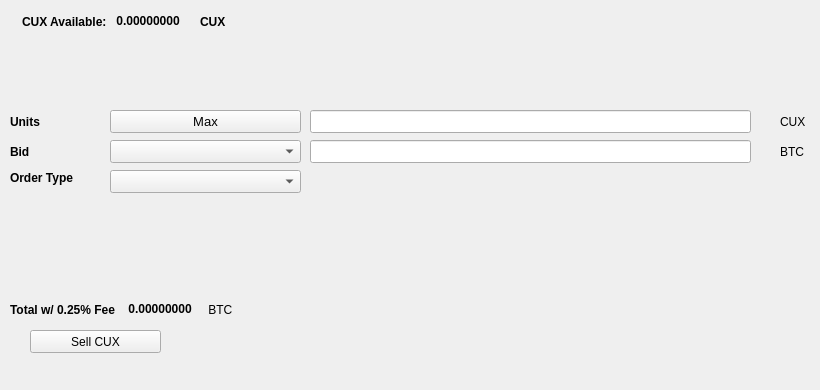
   <widget class="QWidget" name="SellTab">
    <attribute name="title">
     <string>Sell</string>
    </attribute>
    <widget class="QLabel" name="label_16">
     <property name="geometry">
      <rect>
       <x>780</x>
       <y>140</y>
       <width>31</width>
       <height>23</height>
      </rect>
     </property>
     <property name="text">
      <string>BTC</string>
     </property>
    </widget>
    <widget class="QComboBox" name="SellBidcomboBox">
     <property name="geometry">
      <rect>
       <x>110</x>
       <y>140</y>
       <width>191</width>
       <height>23</height>
      </rect>
     </property>
     <property name="font">
      <font>
       <pointsize>10</pointsize>
      </font>
     </property>
    </widget>
    <widget class="QLabel" name="label_18">
     <property name="geometry">
      <rect>
       <x>10</x>
       <y>110</y>
       <width>46</width>
       <height>23</height>
      </rect>
     </property>
     <property name="font">
      <font>
       <weight>75</weight>
       <bold>true</bold>
      </font>
     </property>
     <property name="text">
      <string>Units</string>
     </property>
    </widget>
    <widget class="QPushButton" name="Sell_Max_Amount">
     <property name="geometry">
      <rect>
       <x>110</x>
       <y>110</y>
       <width>191</width>
       <height>23</height>
      </rect>
     </property>
     <property name="font">
      <font>
       <pointsize>10</pointsize>
      </font>
     </property>
     <property name="text">
      <string>Max</string>
     </property>
    </widget>
    <widget class="QLabel" name="label_20">
     <property name="geometry">
      <rect>
       <x>10</x>
       <y>170</y>
       <width>91</width>
       <height>16</height>
      </rect>
     </property>
     <property name="font">
      <font>
       <weight>75</weight>
       <bold>true</bold>
      </font>
     </property>
     <property name="text">
      <string>Order Type</string>
     </property>
    </widget>
    <widget class="QComboBox" name="SellOrdertypeCombo">
     <property name="geometry">
      <rect>
       <x>110</x>
       <y>170</y>
       <width>191</width>
       <height>23</height>
      </rect>
     </property>
     <property name="font">
      <font>
       <pointsize>10</pointsize>
      </font>
     </property>
    </widget>
    <widget class="QLabel" name="label_21">
     <property name="geometry">
      <rect>
       <x>10</x>
       <y>140</y>
       <width>46</width>
       <height>23</height>
      </rect>
     </property>
     <property name="font">
      <font>
       <weight>75</weight>
       <bold>true</bold>
      </font>
     </property>
     <property name="text">
      <string>Bid</string>
     </property>
    </widget>
    <widget class="QLabel" name="label_22">
     <property name="geometry">
      <rect>
       <x>780</x>
       <y>110</y>
       <width>31</width>
       <height>23</height>
      </rect>
     </property>
     <property name="text">
      <string>CUX</string>
     </property>
    </widget>
    <widget class="QLineEdit" name="UnitsInputCUX">
     <property name="geometry">
      <rect>
       <x>310</x>
       <y>110</y>
       <width>441</width>
       <height>23</height>
      </rect>
     </property>
     <property name="font">
      <font>
       <pointsize>9</pointsize>
       <weight>75</weight>
       <bold>true</bold>
      </font>
     </property>
    </widget>
    <widget class="QLineEdit" name="SellBidPriceEdit">
     <property name="geometry">
      <rect>
       <x>310</x>
       <y>140</y>
       <width>441</width>
       <height>23</height>
      </rect>
     </property>
     <property name="font">
      <font>
       <pointsize>9</pointsize>
       <weight>75</weight>
       <bold>true</bold>
      </font>
     </property>
    </widget>
    <widget class="QPushButton" name="SellCUXBTN">
     <property name="geometry">
      <rect>
       <x>30</x>
       <y>330</y>
       <width>131</width>
       <height>23</height>
      </rect>
     </property>
     <property name="text">
      <string>Sell CUX</string>
     </property>
     <property name="icon">
      <iconset resource="../cruxcoin">
       <normaloff>:/icons/bitcoin</normaloff>:/icons/bitcoin</iconset>
     </property>
    </widget>
    <widget class="QWidget" name="layoutWidget3">
     <property name="geometry">
      <rect>
       <x>22</x>
       <y>12</y>
       <width>258</width>
       <height>19</height>
      </rect>
     </property>
     <layout class="QHBoxLayout" name="horizontalLayout">
      <item>
       <widget class="QLabel" name="label232_2">
        <property name="font">
         <font>
          <weight>75</weight>
          <bold>true</bold>
         </font>
        </property>
        <property name="text">
         <string>CUX Available:</string>
        </property>
       </widget>
      </item>
      <item>
       <widget class="QLabel" name="CUXAvailableLabel">
        <property name="palette">
         <palette>
          <active>
           <colorrole role="WindowText">
            <brush brushstyle="SolidPattern">
             <color alpha="255">
              <red>0</red>
              <green>0</green>
              <blue>0</blue>
             </color>
            </brush>
           </colorrole>
           <colorrole role="Button">
            <brush brushstyle="SolidPattern">
             <color alpha="255">
              <red>0</red>
              <green>170</green>
              <blue>0</blue>
             </color>
            </brush>
           </colorrole>
           <colorrole role="Light">
            <brush brushstyle="SolidPattern">
             <color alpha="255">
              <red>0</red>
              <green>255</green>
              <blue>0</blue>
             </color>
            </brush>
           </colorrole>
           <colorrole role="Midlight">
            <brush brushstyle="SolidPattern">
             <color alpha="255">
              <red>0</red>
              <green>212</green>
              <blue>0</blue>
             </color>
            </brush>
           </colorrole>
           <colorrole role="Dark">
            <brush brushstyle="SolidPattern">
             <color alpha="255">
              <red>0</red>
              <green>85</green>
              <blue>0</blue>
             </color>
            </brush>
           </colorrole>
           <colorrole role="Mid">
            <brush brushstyle="SolidPattern">
             <color alpha="255">
              <red>0</red>
              <green>113</green>
              <blue>0</blue>
             </color>
            </brush>
           </colorrole>
           <colorrole role="Text">
            <brush brushstyle="SolidPattern">
             <color alpha="255">
              <red>0</red>
              <green>170</green>
              <blue>0</blue>
             </color>
            </brush>
           </colorrole>
           <colorrole role="BrightText">
            <brush brushstyle="SolidPattern">
             <color alpha="255">
              <red>255</red>
              <green>255</green>
              <blue>255</blue>
             </color>
            </brush>
           </colorrole>
           <colorrole role="ButtonText">
            <brush brushstyle="SolidPattern">
             <color alpha="255">
              <red>0</red>
              <green>0</green>
              <blue>0</blue>
             </color>
            </brush>
           </colorrole>
           <colorrole role="Base">
            <brush brushstyle="SolidPattern">
             <color alpha="255">
              <red>255</red>
              <green>255</green>
              <blue>255</blue>
             </color>
            </brush>
           </colorrole>
           <colorrole role="Window">
            <brush brushstyle="SolidPattern">
             <color alpha="255">
              <red>0</red>
              <green>170</green>
              <blue>0</blue>
             </color>
            </brush>
           </colorrole>
           <colorrole role="Shadow">
            <brush brushstyle="SolidPattern">
             <color alpha="255">
              <red>0</red>
              <green>0</green>
              <blue>0</blue>
             </color>
            </brush>
           </colorrole>
           <colorrole role="AlternateBase">
            <brush brushstyle="SolidPattern">
             <color alpha="255">
              <red>127</red>
              <green>212</green>
              <blue>127</blue>
             </color>
            </brush>
           </colorrole>
           <colorrole role="ToolTipBase">
            <brush brushstyle="SolidPattern">
             <color alpha="255">
              <red>255</red>
              <green>255</green>
              <blue>220</blue>
             </color>
            </brush>
           </colorrole>
           <colorrole role="ToolTipText">
            <brush brushstyle="SolidPattern">
             <color alpha="255">
              <red>0</red>
              <green>0</green>
              <blue>0</blue>
             </color>
            </brush>
           </colorrole>
          </active>
          <inactive>
           <colorrole role="WindowText">
            <brush brushstyle="SolidPattern">
             <color alpha="255">
              <red>0</red>
              <green>0</green>
              <blue>0</blue>
             </color>
            </brush>
           </colorrole>
           <colorrole role="Button">
            <brush brushstyle="SolidPattern">
             <color alpha="255">
              <red>0</red>
              <green>170</green>
              <blue>0</blue>
             </color>
            </brush>
           </colorrole>
           <colorrole role="Light">
            <brush brushstyle="SolidPattern">
             <color alpha="255">
              <red>0</red>
              <green>255</green>
              <blue>0</blue>
             </color>
            </brush>
           </colorrole>
           <colorrole role="Midlight">
            <brush brushstyle="SolidPattern">
             <color alpha="255">
              <red>0</red>
              <green>212</green>
              <blue>0</blue>
             </color>
            </brush>
           </colorrole>
           <colorrole role="Dark">
            <brush brushstyle="SolidPattern">
             <color alpha="255">
              <red>0</red>
              <green>85</green>
              <blue>0</blue>
             </color>
            </brush>
           </colorrole>
           <colorrole role="Mid">
            <brush brushstyle="SolidPattern">
             <color alpha="255">
              <red>0</red>
              <green>113</green>
              <blue>0</blue>
             </color>
            </brush>
           </colorrole>
           <colorrole role="Text">
            <brush brushstyle="SolidPattern">
             <color alpha="255">
              <red>0</red>
              <green>170</green>
              <blue>0</blue>
             </color>
            </brush>
           </colorrole>
           <colorrole role="BrightText">
            <brush brushstyle="SolidPattern">
             <color alpha="255">
              <red>255</red>
              <green>255</green>
              <blue>255</blue>
             </color>
            </brush>
           </colorrole>
           <colorrole role="ButtonText">
            <brush brushstyle="SolidPattern">
             <color alpha="255">
              <red>0</red>
              <green>0</green>
              <blue>0</blue>
             </color>
            </brush>
           </colorrole>
           <colorrole role="Base">
            <brush brushstyle="SolidPattern">
             <color alpha="255">
              <red>255</red>
              <green>255</green>
              <blue>255</blue>
             </color>
            </brush>
           </colorrole>
           <colorrole role="Window">
            <brush brushstyle="SolidPattern">
             <color alpha="255">
              <red>0</red>
              <green>170</green>
              <blue>0</blue>
             </color>
            </brush>
           </colorrole>
           <colorrole role="Shadow">
            <brush brushstyle="SolidPattern">
             <color alpha="255">
              <red>0</red>
              <green>0</green>
              <blue>0</blue>
             </color>
            </brush>
           </colorrole>
           <colorrole role="AlternateBase">
            <brush brushstyle="SolidPattern">
             <color alpha="255">
              <red>127</red>
              <green>212</green>
              <blue>127</blue>
             </color>
            </brush>
           </colorrole>
           <colorrole role="ToolTipBase">
            <brush brushstyle="SolidPattern">
             <color alpha="255">
              <red>255</red>
              <green>255</green>
              <blue>220</blue>
             </color>
            </brush>
           </colorrole>
           <colorrole role="ToolTipText">
            <brush brushstyle="SolidPattern">
             <color alpha="255">
              <red>0</red>
              <green>0</green>
              <blue>0</blue>
             </color>
            </brush>
           </colorrole>
          </inactive>
          <disabled>
           <colorrole role="WindowText">
            <brush brushstyle="SolidPattern">
             <color alpha="255">
              <red>0</red>
              <green>85</green>
              <blue>0</blue>
             </color>
            </brush>
           </colorrole>
           <colorrole role="Button">
            <brush brushstyle="SolidPattern">
             <color alpha="255">
              <red>0</red>
              <green>170</green>
              <blue>0</blue>
             </color>
            </brush>
           </colorrole>
           <colorrole role="Light">
            <brush brushstyle="SolidPattern">
             <color alpha="255">
              <red>0</red>
              <green>255</green>
              <blue>0</blue>
             </color>
            </brush>
           </colorrole>
           <colorrole role="Midlight">
            <brush brushstyle="SolidPattern">
             <color alpha="255">
              <red>0</red>
              <green>212</green>
              <blue>0</blue>
             </color>
            </brush>
           </colorrole>
           <colorrole role="Dark">
            <brush brushstyle="SolidPattern">
             <color alpha="255">
              <red>0</red>
              <green>85</green>
              <blue>0</blue>
             </color>
            </brush>
           </colorrole>
           <colorrole role="Mid">
            <brush brushstyle="SolidPattern">
             <color alpha="255">
              <red>0</red>
              <green>113</green>
              <blue>0</blue>
             </color>
            </brush>
           </colorrole>
           <colorrole role="Text">
            <brush brushstyle="SolidPattern">
             <color alpha="255">
              <red>0</red>
              <green>85</green>
              <blue>0</blue>
             </color>
            </brush>
           </colorrole>
           <colorrole role="BrightText">
            <brush brushstyle="SolidPattern">
             <color alpha="255">
              <red>255</red>
              <green>255</green>
              <blue>255</blue>
             </color>
            </brush>
           </colorrole>
           <colorrole role="ButtonText">
            <brush brushstyle="SolidPattern">
             <color alpha="255">
              <red>0</red>
              <green>85</green>
              <blue>0</blue>
             </color>
            </brush>
           </colorrole>
           <colorrole role="Base">
            <brush brushstyle="SolidPattern">
             <color alpha="255">
              <red>0</red>
              <green>170</green>
              <blue>0</blue>
             </color>
            </brush>
           </colorrole>
           <colorrole role="Window">
            <brush brushstyle="SolidPattern">
             <color alpha="255">
              <red>0</red>
              <green>170</green>
              <blue>0</blue>
             </color>
            </brush>
           </colorrole>
           <colorrole role="Shadow">
            <brush brushstyle="SolidPattern">
             <color alpha="255">
              <red>0</red>
              <green>0</green>
              <blue>0</blue>
             </color>
            </brush>
           </colorrole>
           <colorrole role="AlternateBase">
            <brush brushstyle="SolidPattern">
             <color alpha="255">
              <red>0</red>
              <green>170</green>
              <blue>0</blue>
             </color>
            </brush>
           </colorrole>
           <colorrole role="ToolTipBase">
            <brush brushstyle="SolidPattern">
             <color alpha="255">
              <red>255</red>
              <green>255</green>
              <blue>220</blue>
             </color>
            </brush>
           </colorrole>
           <colorrole role="ToolTipText">
            <brush brushstyle="SolidPattern">
             <color alpha="255">
              <red>0</red>
              <green>0</green>
              <blue>0</blue>
             </color>
            </brush>
           </colorrole>
          </disabled>
         </palette>
        </property>
        <property name="font">
         <font>
          <weight>75</weight>
          <bold>true</bold>
         </font>
        </property>
        <property name="text">
         <string> 0.00000000 </string>
        </property>
        <property name="textInteractionFlags">
         <set>Qt::LinksAccessibleByMouse|Qt::TextSelectableByKeyboard|Qt::TextSelectableByMouse</set>
        </property>
       </widget>
      </item>
      <item>
       <widget class="QLabel" name="labelCUX">
        <property name="font">
         <font>
          <weight>75</weight>
          <bold>true</bold>
         </font>
        </property>
        <property name="text">
         <string>CUX</string>
        </property>
       </widget>
      </item>
     </layout>
    </widget>
    <widget class="QWidget" name="layoutWidget">
     <property name="geometry">
      <rect>
       <x>10</x>
       <y>300</y>
       <width>268</width>
       <height>19</height>
      </rect>
     </property>
     <layout class="QHBoxLayout" name="horizontalLayout_2">
      <item>
       <widget class="QLabel" name="label_19">
        <property name="font">
         <font>
          <weight>75</weight>
          <bold>true</bold>
         </font>
        </property>
        <property name="text">
         <string>Total w/ 0.25% Fee </string>
        </property>
       </widget>
      </item>
      <item>
       <widget class="QLabel" name="SellCostLabel">
        <property name="palette">
         <palette>
          <active>
           <colorrole role="WindowText">
            <brush brushstyle="SolidPattern">
             <color alpha="255">
              <red>0</red>
              <green>0</green>
              <blue>0</blue>
             </color>
            </brush>
           </colorrole>
           <colorrole role="Button">
            <brush brushstyle="SolidPattern">
             <color alpha="255">
              <red>0</red>
              <green>170</green>
              <blue>0</blue>
             </color>
            </brush>
           </colorrole>
           <colorrole role="Light">
            <brush brushstyle="SolidPattern">
             <color alpha="255">
              <red>0</red>
              <green>255</green>
              <blue>0</blue>
             </color>
            </brush>
           </colorrole>
           <colorrole role="Midlight">
            <brush brushstyle="SolidPattern">
             <color alpha="255">
              <red>0</red>
              <green>212</green>
              <blue>0</blue>
             </color>
            </brush>
           </colorrole>
           <colorrole role="Dark">
            <brush brushstyle="SolidPattern">
             <color alpha="255">
              <red>0</red>
              <green>85</green>
              <blue>0</blue>
             </color>
            </brush>
           </colorrole>
           <colorrole role="Mid">
            <brush brushstyle="SolidPattern">
             <color alpha="255">
              <red>0</red>
              <green>113</green>
              <blue>0</blue>
             </color>
            </brush>
           </colorrole>
           <colorrole role="Text">
            <brush brushstyle="SolidPattern">
             <color alpha="255">
              <red>0</red>
              <green>170</green>
              <blue>0</blue>
             </color>
            </brush>
           </colorrole>
           <colorrole role="BrightText">
            <brush brushstyle="SolidPattern">
             <color alpha="255">
              <red>255</red>
              <green>255</green>
              <blue>255</blue>
             </color>
            </brush>
           </colorrole>
           <colorrole role="ButtonText">
            <brush brushstyle="SolidPattern">
             <color alpha="255">
              <red>0</red>
              <green>0</green>
              <blue>0</blue>
             </color>
            </brush>
           </colorrole>
           <colorrole role="Base">
            <brush brushstyle="SolidPattern">
             <color alpha="255">
              <red>255</red>
              <green>255</green>
              <blue>255</blue>
             </color>
            </brush>
           </colorrole>
           <colorrole role="Window">
            <brush brushstyle="SolidPattern">
             <color alpha="255">
              <red>0</red>
              <green>170</green>
              <blue>0</blue>
             </color>
            </brush>
           </colorrole>
           <colorrole role="Shadow">
            <brush brushstyle="SolidPattern">
             <color alpha="255">
              <red>0</red>
              <green>0</green>
              <blue>0</blue>
             </color>
            </brush>
           </colorrole>
           <colorrole role="AlternateBase">
            <brush brushstyle="SolidPattern">
             <color alpha="255">
              <red>127</red>
              <green>212</green>
              <blue>127</blue>
             </color>
            </brush>
           </colorrole>
           <colorrole role="ToolTipBase">
            <brush brushstyle="SolidPattern">
             <color alpha="255">
              <red>255</red>
              <green>255</green>
              <blue>220</blue>
             </color>
            </brush>
           </colorrole>
           <colorrole role="ToolTipText">
            <brush brushstyle="SolidPattern">
             <color alpha="255">
              <red>0</red>
              <green>0</green>
              <blue>0</blue>
             </color>
            </brush>
           </colorrole>
          </active>
          <inactive>
           <colorrole role="WindowText">
            <brush brushstyle="SolidPattern">
             <color alpha="255">
              <red>0</red>
              <green>0</green>
              <blue>0</blue>
             </color>
            </brush>
           </colorrole>
           <colorrole role="Button">
            <brush brushstyle="SolidPattern">
             <color alpha="255">
              <red>0</red>
              <green>170</green>
              <blue>0</blue>
             </color>
            </brush>
           </colorrole>
           <colorrole role="Light">
            <brush brushstyle="SolidPattern">
             <color alpha="255">
              <red>0</red>
              <green>255</green>
              <blue>0</blue>
             </color>
            </brush>
           </colorrole>
           <colorrole role="Midlight">
            <brush brushstyle="SolidPattern">
             <color alpha="255">
              <red>0</red>
              <green>212</green>
              <blue>0</blue>
             </color>
            </brush>
           </colorrole>
           <colorrole role="Dark">
            <brush brushstyle="SolidPattern">
             <color alpha="255">
              <red>0</red>
              <green>85</green>
              <blue>0</blue>
             </color>
            </brush>
           </colorrole>
           <colorrole role="Mid">
            <brush brushstyle="SolidPattern">
             <color alpha="255">
              <red>0</red>
              <green>113</green>
              <blue>0</blue>
             </color>
            </brush>
           </colorrole>
           <colorrole role="Text">
            <brush brushstyle="SolidPattern">
             <color alpha="255">
              <red>0</red>
              <green>170</green>
              <blue>0</blue>
             </color>
            </brush>
           </colorrole>
           <colorrole role="BrightText">
            <brush brushstyle="SolidPattern">
             <color alpha="255">
              <red>255</red>
              <green>255</green>
              <blue>255</blue>
             </color>
            </brush>
           </colorrole>
           <colorrole role="ButtonText">
            <brush brushstyle="SolidPattern">
             <color alpha="255">
              <red>0</red>
              <green>0</green>
              <blue>0</blue>
             </color>
            </brush>
           </colorrole>
           <colorrole role="Base">
            <brush brushstyle="SolidPattern">
             <color alpha="255">
              <red>255</red>
              <green>255</green>
              <blue>255</blue>
             </color>
            </brush>
           </colorrole>
           <colorrole role="Window">
            <brush brushstyle="SolidPattern">
             <color alpha="255">
              <red>0</red>
              <green>170</green>
              <blue>0</blue>
             </color>
            </brush>
           </colorrole>
           <colorrole role="Shadow">
            <brush brushstyle="SolidPattern">
             <color alpha="255">
              <red>0</red>
              <green>0</green>
              <blue>0</blue>
             </color>
            </brush>
           </colorrole>
           <colorrole role="AlternateBase">
            <brush brushstyle="SolidPattern">
             <color alpha="255">
              <red>127</red>
              <green>212</green>
              <blue>127</blue>
             </color>
            </brush>
           </colorrole>
           <colorrole role="ToolTipBase">
            <brush brushstyle="SolidPattern">
             <color alpha="255">
              <red>255</red>
              <green>255</green>
              <blue>220</blue>
             </color>
            </brush>
           </colorrole>
           <colorrole role="ToolTipText">
            <brush brushstyle="SolidPattern">
             <color alpha="255">
              <red>0</red>
              <green>0</green>
              <blue>0</blue>
             </color>
            </brush>
           </colorrole>
          </inactive>
          <disabled>
           <colorrole role="WindowText">
            <brush brushstyle="SolidPattern">
             <color alpha="255">
              <red>0</red>
              <green>85</green>
              <blue>0</blue>
             </color>
            </brush>
           </colorrole>
           <colorrole role="Button">
            <brush brushstyle="SolidPattern">
             <color alpha="255">
              <red>0</red>
              <green>170</green>
              <blue>0</blue>
             </color>
            </brush>
           </colorrole>
           <colorrole role="Light">
            <brush brushstyle="SolidPattern">
             <color alpha="255">
              <red>0</red>
              <green>255</green>
              <blue>0</blue>
             </color>
            </brush>
           </colorrole>
           <colorrole role="Midlight">
            <brush brushstyle="SolidPattern">
             <color alpha="255">
              <red>0</red>
              <green>212</green>
              <blue>0</blue>
             </color>
            </brush>
           </colorrole>
           <colorrole role="Dark">
            <brush brushstyle="SolidPattern">
             <color alpha="255">
              <red>0</red>
              <green>85</green>
              <blue>0</blue>
             </color>
            </brush>
           </colorrole>
           <colorrole role="Mid">
            <brush brushstyle="SolidPattern">
             <color alpha="255">
              <red>0</red>
              <green>113</green>
              <blue>0</blue>
             </color>
            </brush>
           </colorrole>
           <colorrole role="Text">
            <brush brushstyle="SolidPattern">
             <color alpha="255">
              <red>0</red>
              <green>85</green>
              <blue>0</blue>
             </color>
            </brush>
           </colorrole>
           <colorrole role="BrightText">
            <brush brushstyle="SolidPattern">
             <color alpha="255">
              <red>255</red>
              <green>255</green>
              <blue>255</blue>
             </color>
            </brush>
           </colorrole>
           <colorrole role="ButtonText">
            <brush brushstyle="SolidPattern">
             <color alpha="255">
              <red>0</red>
              <green>85</green>
              <blue>0</blue>
             </color>
            </brush>
           </colorrole>
           <colorrole role="Base">
            <brush brushstyle="SolidPattern">
             <color alpha="255">
              <red>0</red>
              <green>170</green>
              <blue>0</blue>
             </color>
            </brush>
           </colorrole>
           <colorrole role="Window">
            <brush brushstyle="SolidPattern">
             <color alpha="255">
              <red>0</red>
              <green>170</green>
              <blue>0</blue>
             </color>
            </brush>
           </colorrole>
           <colorrole role="Shadow">
            <brush brushstyle="SolidPattern">
             <color alpha="255">
              <red>0</red>
              <green>0</green>
              <blue>0</blue>
             </color>
            </brush>
           </colorrole>
           <colorrole role="AlternateBase">
            <brush brushstyle="SolidPattern">
             <color alpha="255">
              <red>0</red>
              <green>170</green>
              <blue>0</blue>
             </color>
            </brush>
           </colorrole>
           <colorrole role="ToolTipBase">
            <brush brushstyle="SolidPattern">
             <color alpha="255">
              <red>255</red>
              <green>255</green>
              <blue>220</blue>
             </color>
            </brush>
           </colorrole>
           <colorrole role="ToolTipText">
            <brush brushstyle="SolidPattern">
             <color alpha="255">
              <red>0</red>
              <green>0</green>
              <blue>0</blue>
             </color>
            </brush>
           </colorrole>
          </disabled>
         </palette>
        </property>
        <property name="font">
         <font>
          <weight>75</weight>
          <bold>true</bold>
         </font>
        </property>
        <property name="autoFillBackground">
         <bool>false</bool>
        </property>
        <property name="text">
         <string> 0.00000000</string>
        </property>
        <property name="textInteractionFlags">
         <set>Qt::LinksAccessibleByMouse|Qt::TextSelectableByMouse</set>
        </property>
       </widget>
      </item>
      <item>
       <widget class="QLabel" name="label_17">
        <property name="font">
         <font>
          <weight>50</weight>
          <bold>false</bold>
         </font>
        </property>
        <property name="text">
         <string> BTC</string>
        </property>
       </widget>
      </item>
     </layout>
    </widget>
    <widget class="QLabel" name="label_23">
     <property name="geometry">
      <rect>
       <x>460</x>
       <y>300</y>
       <width>281</width>
       <height>81</height>
      </rect>
     </property>
     <property name="text">
      <string/>
     </property>
     <property name="pixmap">
      <pixmap>:/images/bittrex</pixmap>
     </property>
    </widget>
   </widget>
